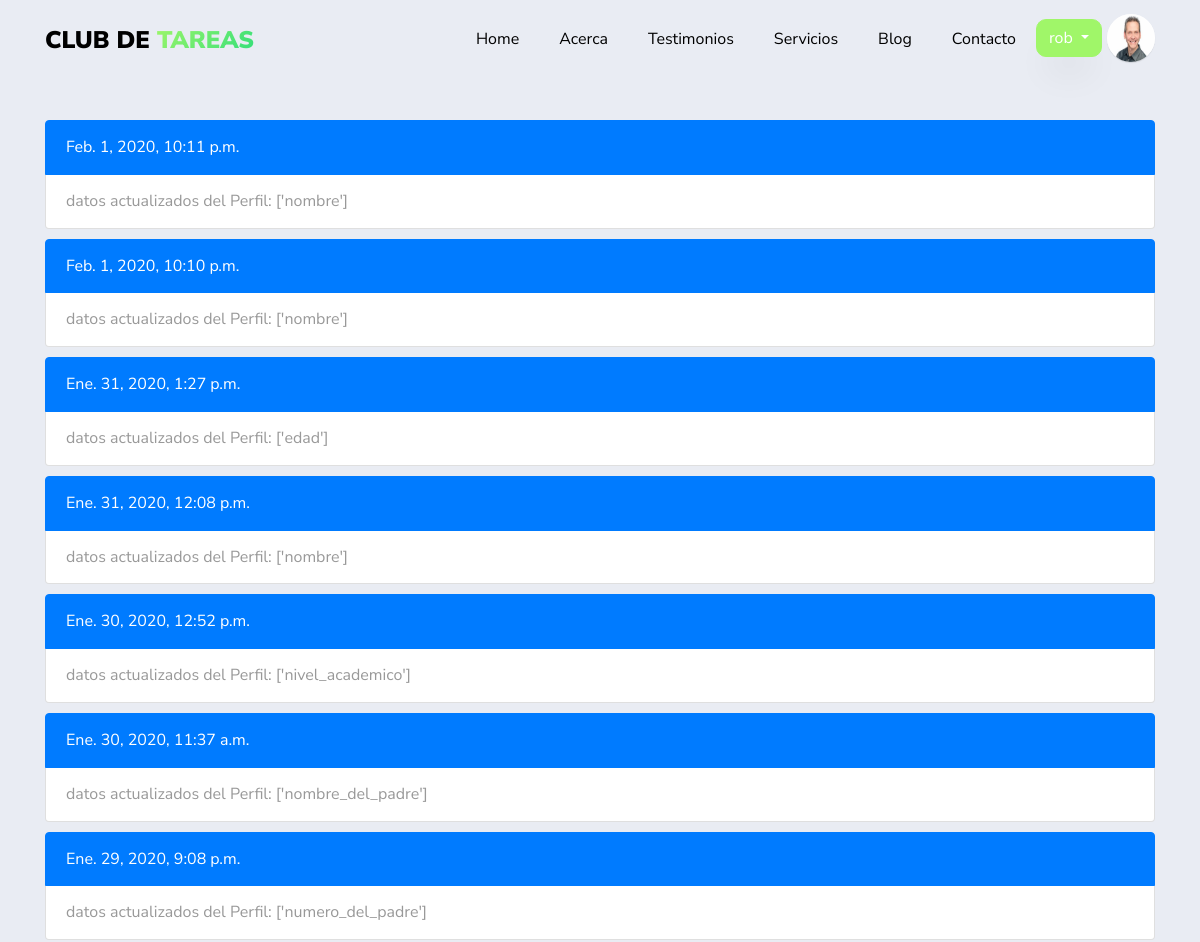
Before: /historial/ (signed in, upper part) with the older database file.
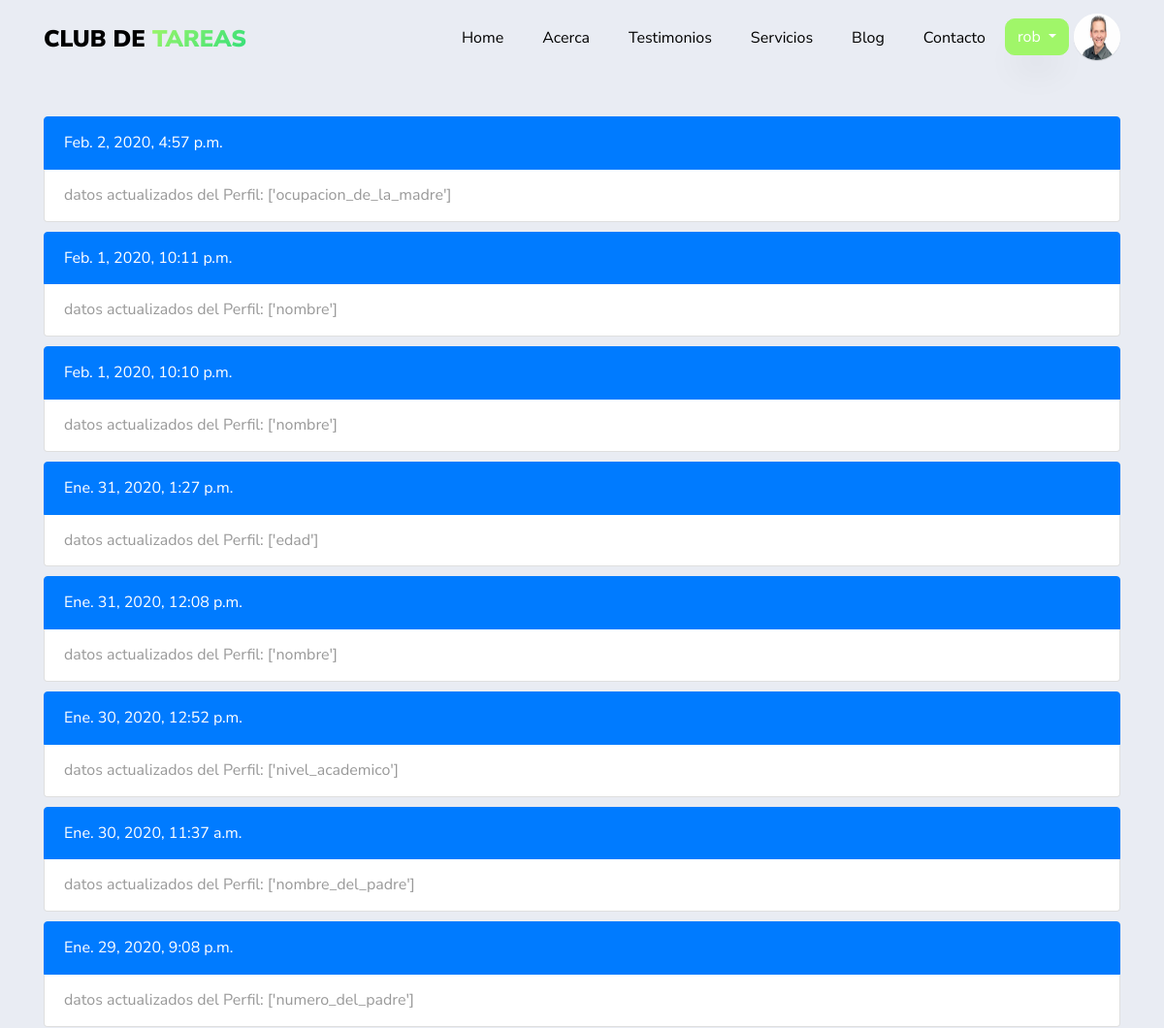
After: the same page with the newer database file.
### app/models.py (models this page shows)
class Historial_User(models.Model):
      mensaje = models.CharField(max_length=200)
      usuario = models.ForeignKey(settings.AUTH_USER_MODEL,related_name="historial",on_delete=models.CASCADE,null=True)
      fecha = models.DateTimeField(auto_now_add=True,null=True)
      class Meta:
          verbose_name_plural= "Actividad de los Usuarios"

### app/views.py (the view)
# urls.py: path('historial/',views.historial,name='historial'),
@login_required
def historial(request):
    notificaciones = request.user.historial.all().order_by('-fecha')
    context = {
    'notificaciones': notificaciones
    }
    return render(request,'app/historial.html',context)

### app/templates/app/historial.html (shortened to what this page needs)
{% extends 'main/base.html' %}
{% load static %}
{% block content %}
<section>
  <div class="container">
    <div class="row"  style="margin-top:120px">
        <div class="col-md-12 ftco-animate">
          {% if notificaciones %}
              {% for notifiacion in notificaciones %}
              <ul class="list-group" style="padding-bottom: 10px">
                    <li class="list-group-item active">{{notifiacion.fecha }}</li>
                    <li class="list-group-item">{{ notifiacion.mensaje}}</li>
              </ul>
              {% endfor %}
          {% else %}
          <ul class="list-group" style="padding-bottom: 80px">
                <li class="list-group-item">Los campos de Perfil no han sido actualizados</li>
          </ul>
          {% endif%}
        </div>
        </div>
    </div>
</section>
{% endblock content%}

Changed rows visible on the page:
added Historial_User: fecha "Feb. 2, 2020, 4:57 p.m.", mensaje "datos actualizados del Perfil: ['ocupacion_de_la_madre']"
